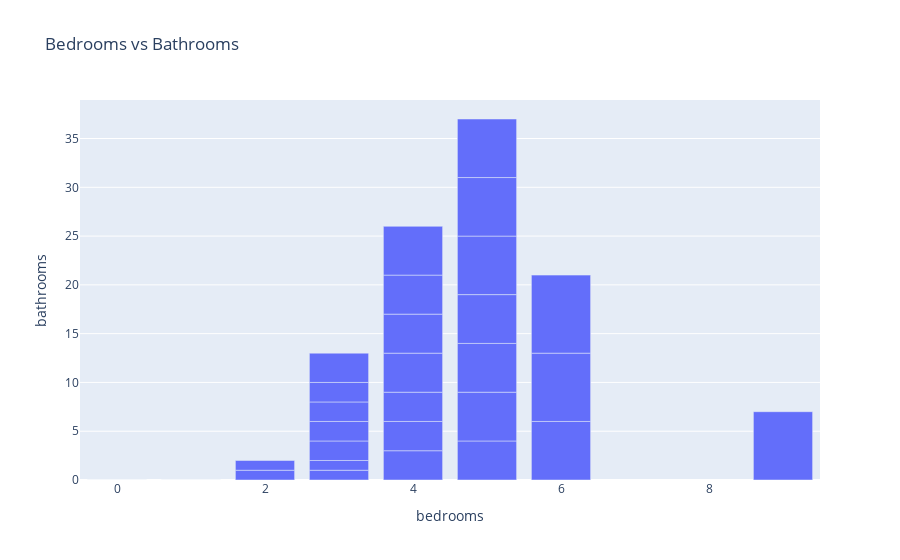

The cell this chart's notebook holds for it:
### Code cell
px.bar( bathroom_bedroom,x='bedrooms',y='bathrooms',title='Bedrooms vs Bathrooms')

### Figure 1 — Plotly figure (JSON) as saved in the notebook; plotly's stock layout.template omitted (floating-point values rounded to 4 significant figures)
{"data": [{"alignmentgroup": "True", "hovertemplate": "bedrooms=%{x}<br>bathrooms=%{y}<extra></extra>", "legendgroup": "", "marker": {"color": "#636efa", "pattern": {"shape": ""}}, "name": "", "offsetgroup": "", "orientation": "v", "showlegend": false, "textposition": "auto", "type": "bar", "x": [0, 2, 1, 2, 2, 3, 3, 3, 3, 3, 3, 4, 3, 4, 4, 4, 4, 4, 5, 5, 5, 4, 5, 5, 5, 5, 6, 9, 6, 6], "xaxis": "x", "y": [0, 0, 0, 1, 1, 1, 1, 2, 2, 2, 2, 3, 3, 3, 3, 4, 4, 4, 4, 5, 5, 5, 5, 6, 6, 6, 6, 7, 7, 8], "yaxis": "y"}], "layout": {"barmode": "relative", "legend": {"tracegroupgap": 0}, "title": {"text": "Bedrooms vs Bathrooms"}, "xaxis": {"anchor": "y", "domain": [0, 1], "title": {"text": "bedrooms"}}, "yaxis": {"anchor": "x", "domain": [0, 1], "title": {"text": "bathrooms"}}}}
